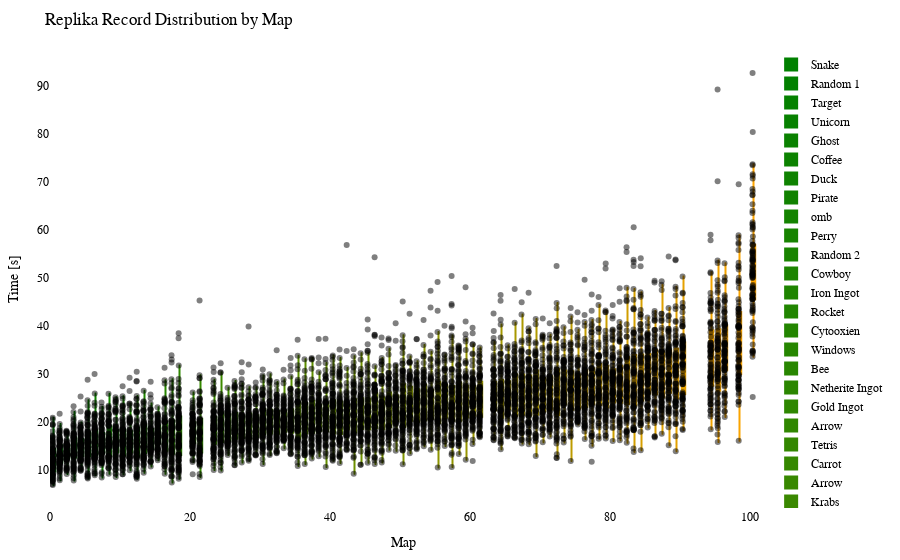

The notebook cell this image was saved under:
### Code cell
import plotly.graph_objects as go
import plotly.io as pio
from matplotlib.colors import LinearSegmentedColormap, to_hex

df = getRecordsDataframe(minigame="Replika")

# sort df columns by mean value 
df = df.reindex(df.mean().sort_values().index, axis=1)

# drop sum column
df = df.drop(columns=["Sum"])

# replace 25 with NaN
df = df.replace(25, np.nan)

# remove "ms " from column names
df.columns = df.columns.str.replace('ms ', '')

# Exclude the first column (assuming it's the column you don't want to include)
df_to_html = df.iloc[:, 1:]

# Calculate the offset for centering the data points
num_columns = len(df_to_html.columns)
offset = 0.5

# Create a green to orange gradient
cmap = LinearSegmentedColormap.from_list("green_orange", ["green", "orange"])
colors = [to_hex(cmap(i / (num_columns - 1))) for i in range(num_columns)]

# Create a Swarm plot using Plotly
fig = go.Figure()

for i, (column, color) in enumerate(zip(df_to_html.columns, colors)):
    x_values = [i + offset] * len(df_to_html[column])  # Adjust x-values with offset for horizontal centering
    fig.add_trace(go.Box(x=x_values,
                         y=df_to_html[column],
                         name=column,
                         boxpoints='all',
                         pointpos=-0.5,  # Adjust point position to prevent overlapping
                         marker=dict(color='rgba(0,0,0,0.5)', size=6),  # Adjust marker color and size
                         line=dict(color=color),
                         fillcolor=color,
                         hovertext=df_to_html.index,
                         hoverinfo='name+text+y',
                         showlegend=True))

fig.update_layout(title="Replika Record Distribution by Map",
                  xaxis=dict(title="Map"),
                  yaxis=dict(title="Time [s]"),
                  showlegend=True,
                  font=dict(family="Arial", size=12, color="black"),  # Customize font
                  plot_bgcolor="white",  # Set background color
                  margin=dict(l=50, r=50, t=50, b=50),  # Adjust margins for better layout
                  )

# Show the figure
fig.show()

# Export the plot to an HTML file
pio.write_html(fig, "out/repl_swarm_plot.html")

### Figure 1 — Plotly figure (JSON) as saved in the notebook; plotly's stock layout.template omitted (floating-point values rounded to 4 significant figures; data arrays with more than 128 entries replaced by an {"elided": "..."} marker saying what was removed)
{"data": [{"boxpoints": "all", "fillcolor": "#008000", "hoverinfo": "name+text+y", "hovertext": {"elided": "140 str values"}, "line": {"color": "#008000"}, "marker": {"color": "rgba(0,0,0,0.5)", "size": 6}, "name": "Snake", "pointpos": -0.5, "showlegend": true, "type": "box", "x": {"elided": "140 float values"}, "y": {"elided": "140 float values"}}, {"boxpoints": "all", "fillcolor": "#028000", "hoverinfo": "name+text+y", "hovertext": {"elided": "140 str values"}, "line": {"color": "#028000"}, "marker": {"color": "rgba(0,0,0,0.5)", "size": 6}, "name": "Random 1", "pointpos": -0.5, "showlegend": true, "type": "box", "x": {"elided": "140 float values"}, "y": {"elided": "140 float values"}}, {"boxpoints": "all", "fillcolor": "#058100", "hoverinfo": "name+text+y", "hovertext": {"elided": "140 str values"}, "line": {"color": "#058100"}, "marker": {"color": "rgba(0,0,0,0.5)", "size": 6}, "name": "Target", "pointpos": -0.5, "showlegend": true, "type": "box", "x": {"elided": "140 float values"}, "y": {"elided": "140 float values"}}, {"boxpoints": "all", "fillcolor": "#078100", "hoverinfo": "name+text+y", "hovertext": {"elided": "140 str values"}, "line": {"color": "#078100"}, "marker": {"color": "rgba(0,0,0,0.5)", "size": 6}, "name": "Unicorn", "pointpos": -0.5, "showlegend": true, "type": "box", "x": {"elided": "140 float values"}, "y": {"elided": "140 float values"}}, {"boxpoints": "all", "fillcolor": "#0a8100", "hoverinfo": "name+text+y", "hovertext": {"elided": "140 str values"}, "line": {"color": "#0a8100"}, "marker": {"color": "rgba(0,0,0,0.5)", "size": 6}, "name": "Ghost", "pointpos": -0.5, "showlegend": true, "type": "box", "x": {"elided": "140 float values"}, "y": {"elided": "140 float values"}}, {"boxpoints": "all", "fillcolor": "#0c8200", "hoverinfo": "name+text+y", "hovertext": {"elided": "140 str values"}, "line": {"color": "#0c8200"}, "marker": {"color": "rgba(0,0,0,0.5)", "size": 6}, "name": "Coffee", "pointpos": -0.5, "showlegend": true, "type": "box", "x": {"elided": "140 float values"}, "y": {"elided": "140 float values"}}, {"boxpoints": "all", "fillcolor": "#0f8200", "hoverinfo": "name+text+y", "hovertext": {"elided": "140 str values"}, "line": {"color": "#0f8200"}, "marker": {"color": "rgba(0,0,0,0.5)", "size": 6}, "name": "Duck", "pointpos": -0.5, "showlegend": true, "type": "box", "x": {"elided": "140 float values"}, "y": {"elided": "140 float values"}}, {"boxpoints": "all", "fillcolor": "#118200", "hoverinfo": "name+text+y", "hovertext": {"elided": "140 str values"}, "line": {"color": "#118200"}, "marker": {"color": "rgba(0,0,0,0.5)", "size": 6}, "name": "Pirate", "pointpos": -0.5, "showlegend": true, "type": "box", "x": {"elided": "140 float values"}, "y": {"elided": "140 float values"}}, {"boxpoints": "all", "fillcolor": "#148300", "hoverinfo": "name+text+y", "hovertext": {"elided": "140 str values"}, "line": {"color": "#148300"}, "marker": {"color": "rgba(0,0,0,0.5)", "size": 6}, "name": "omb", "pointpos": -0.5, "showlegend": true, "type": "box", "x": {"elided": "140 float values"}, "y": {"elided": "140 float values"}}, {"boxpoints": "all", "fillcolor": "#178300", "hoverinfo": "name+text+y", "hovertext": {"elided": "140 str values"}, "line": {"color": "#178300"}, "marker": {"color": "rgba(0,0,0,0.5)", "size": 6}, "name": "Perry", "pointpos": -0.5, "showlegend": true, "type": "box", "x": {"elided": "140 float values"}, "y": {"elided": "140 float values"}}, {"boxpoints": "all", "fillcolor": "#198400", "hoverinfo": "name+text+y", "hovertext": {"elided": "140 str values"}, "line": {"color": "#198400"}, "marker": {"color": "rgba(0,0,0,0.5)", "size": 6}, "name": "Random 2", "pointpos": -0.5, "showlegend": true, "type": "box", "x": {"elided": "140 float values"}, "y": {"elided": "140 float values"}}, {"boxpoints": "all", "fillcolor": "#1c8400", "hoverinfo": "name+text+y", "hovertext": {"elided": "140 str values"}, "line": {"color": "#1c8400"}, "marker": {"color": "rgba(0,0,0,0.5)", "size": 6}, "name": "Cowboy", "pointpos": -0.5, "showlegend": true, "type": "box", "x": {"elided": "140 float values"}, "y": {"elided": "140 float values"}}, {"boxpoints": "all", "fillcolor": "#1e8400", "hoverinfo": "name+text+y", "hovertext": {"elided": "140 str values"}, "line": {"color": "#1e8400"}, "marker": {"color": "rgba(0,0,0,0.5)", "size": 6}, "name": "Iron Ingot", "pointpos": -0.5, "showlegend": true, "type": "box", "x": {"elided": "140 float values"}, "y": {"elided": "140 float values"}}, {"boxpoints": "all", "fillcolor": "#218500", "hoverinfo": "name+text+y", "hovertext": {"elided": "140 str values"}, "line": {"color": "#218500"}, "marker": {"color": "rgba(0,0,0,0.5)", "size": 6}, "name": "Rocket", "pointpos": -0.5, "showlegend": true, "type": "box", "x": {"elided": "140 float values"}, "y": {"elided": "140 float values"}}, {"boxpoints": "all", "fillcolor": "#238500", "hoverinfo": "name+text+y", "hovertext": {"elided": "140 str values"}, "line": {"color": "#238500"}, "marker": {"color": "rgba(0,0,0,0.5)", "size": 6}, "name": "Cytooxien", "pointpos": -0.5, "showlegend": true, "type": "box", "x": {"elided": "140 float values"}, "y": {"elided": "140 float values"}}, {"boxpoints": "all", "fillcolor": "#268600", "hoverinfo": "name+text+y", "hovertext": {"elided": "140 str values"}, "line": {"color": "#268600"}, "marker": {"color": "rgba(0,0,0,0.5)", "size": 6}, "name": "Windows", "pointpos": -0.5, "showlegend": true, "type": "box", "x": {"elided": "140 float values"}, "y": {"elided": "140 float values"}}, {"boxpoints": "all", "fillcolor": "#288600", "hoverinfo": "name+text+y", "hovertext": {"elided": "140 str values"}, "line": {"color": "#288600"}, "marker": {"color": "rgba(0,0,0,0.5)", "size": 6}, "name": "Bee", "pointpos": -0.5, "showlegend": true, "type": "box", "x": {"elided": "140 float values"}, "y": {"elided": "140 float values"}}, {"boxpoints": "all", "fillcolor": "#2b8600", "hoverinfo": "name+text+y", "hovertext": {"elided": "140 str values"}, "line": {"color": "#2b8600"}, "marker": {"color": "rgba(0,0,0,0.5)", "size": 6}, "name": "Netherite Ingot", "pointpos": -0.5, "showlegend": true, "type": "box", "x": {"elided": "140 float values"}, "y": {"elided": "140 float values"}}, {"boxpoints": "all", "fillcolor": "#2e8700", "hoverinfo": "name+text+y", "hovertext": {"elided": "140 str values"}, "line": {"color": "#2e8700"}, "marker": {"color": "rgba(0,0,0,0.5)", "size": 6}, "name": "Gold Ingot", "pointpos": -0.5, "showlegend": true, "type": "box", "x": {"elided": "140 float values"}, "y": {"elided": "140 float values"}}, {"boxpoints": "all", "fillcolor": "#308700", "hoverinfo": "name+text+y", "hovertext": {"elided": "140 str values"}, "line": {"color": "#308700"}, "marker": {"color": "rgba(0,0,0,0.5)", "size": 6}, "name": "Arrow", "pointpos": -0.5, "showlegend": true, "type": "box", "x": {"elided": "140 float values"}, "y": {"elided": "140x2 float values"}}, {"boxpoints": "all", "fillcolor": "#338700", "hoverinfo": "name+text+y", "hovertext": {"elided": "140 str values"}, "line": {"color": "#338700"}, "marker": {"color": "rgba(0,0,0,0.5)", "size": 6}, "name": "Tetris", "pointpos": -0.5, "showlegend": true, "type": "box", "x": {"elided": "140 float values"}, "y": {"elided": "140 float values"}}, {"boxpoints": "all", "fillcolor": "#358800", "hoverinfo": "name+text+y", "hovertext": {"elided": "140 str values"}, "line": {"color": "#358800"}, "marker": {"color": "rgba(0,0,0,0.5)", "size": 6}, "name": "Carrot", "pointpos": -0.5, "showlegend": true, "type": "box", "x": {"elided": "140 float values"}, "y": {"elided": "140 float values"}}, {"boxpoints": "all", "fillcolor": "#388800", "hoverinfo": "name+text+y", "hovertext": {"elided": "140 str values"}, "line": {"color": "#388800"}, "marker": {"color": "rgba(0,0,0,0.5)", "size": 6}, "name": "Arrow", "pointpos": -0.5, "showlegend": true, "type": "box", "x": {"elided": "140 float values"}, "y": {"elided": "140x2 float values"}}, {"boxpoints": "all", "fillcolor": "#3a8800", "hoverinfo": "name+text+y", "hovertext": {"elided": "140 str values"}, "line": {"color": "#3a8800"}, "marker": {"color": "rgba(0,0,0,0.5)", "size": 6}, "name": "Krabs", "pointpos": -0.5, "showlegend": true, "type": "box", "x": {"elided": "140 float values"}, "y": {"elided": "140 float values"}}, {"boxpoints": "all", "fillcolor": "#3d8900", "hoverinfo": "name+text+y", "hovertext": {"elided": "140 str values"}, "line": {"color": "#3d8900"}, "marker": {"color": "rgba(0,0,0,0.5)", "size": 6}, "name": "Poppy", "pointpos": -0.5, "showlegend": true, "type": "box", "x": {"elided": "140 float values"}, "y": {"elided": "140 float values"}}, {"boxpoints": "all", "fillcolor": "#408900", "hoverinfo": "name+text+y", "hovertext": {"elided": "140 str values"}, "line": {"color": "#408900"}, "marker": {"color": "rgba(0,0,0,0.5)", "size": 6}, "name": "Cookie", "pointpos": -0.5, "showlegend": true, "type": "box", "x": {"elided": "140 float values"}, "y": {"elided": "140 float values"}}, {"boxpoints": "all", "fillcolor": "#428a00", "hoverinfo": "name+text+y", "hovertext": {"elided": "140 str values"}, "line": {"color": "#428a00"}, "marker": {"color": "rgba(0,0,0,0.5)", "size": 6}, "name": "Pacman Ghost", "pointpos": -0.5, "showlegend": true, "type": "box", "x": {"elided": "140 float values"}, "y": {"elided": "140 float values"}}, {"boxpoints": "all", "fillcolor": "#458a00", "hoverinfo": "name+text+y", "hovertext": {"elided": "140 str values"}, "line": {"color": "#458a00"}, "marker": {"color": "rgba(0,0,0,0.5)", "size": 6}, "name": "Water Temple", "pointpos": -0.5, "showlegend": true, "type": "box", "x": {"elided": "140 float values"}, "y": {"elided": "140 float values"}}, {"boxpoints": "all", "fillcolor": "#478a00", "hoverinfo": "name+text+y", "hovertext": {"elided": "140 str values"}, "line": {"color": "#478a00"}, "marker": {"color": "rgba(0,0,0,0.5)", "size": 6}, "name": "Koopa", "pointpos": -0.5, "showlegend": true, "type": "box", "x": {"elided": "140 float values"}, "y": {"elided": "140 float values"}}, {"boxpoints": "all", "fillcolor": "#4a8b00", "hoverinfo": "name+text+y", "hovertext": {"elided": "140 str values"}, "line": {"color": "#4a8b00"}, "marker": {"color": "rgba(0,0,0,0.5)", "size": 6}, "name": "Twitch", "pointpos": -0.5, "showlegend": true, "type": "box", "x": {"elided": "140 float values"}, "y": {"elided": "140 float values"}}, {"boxpoints": "all", "fillcolor": "#4c8b00", "hoverinfo": "name+text+y", "hovertext": {"elided": "140 str values"}, "line": {"color": "#4c8b00"}, "marker": {"color": "rgba(0,0,0,0.5)", "size": 6}, "name": "Mario", "pointpos": -0.5, "showlegend": true, "type": "box", "x": {"elided": "140 float values"}, "y": {"elided": "140 float values"}}, {"boxpoints": "all", "fillcolor": "#4f8b00", "hoverinfo": "name+text+y", "hovertext": {"elided": "140 str values"}, "line": {"color": "#4f8b00"}, "marker": {"color": "rgba(0,0,0,0.5)", "size": 6}, "name": "Poke Ball", "pointpos": -0.5, "showlegend": true, "type": "box", "x": {"elided": "140 float values"}, "y": {"elided": "140 float values"}}, {"boxpoints": "all", "fillcolor": "#518c00", "hoverinfo": "name+text+y", "hovertext": {"elided": "140 str values"}, "line": {"color": "#518c00"}, "marker": {"color": "rgba(0,0,0,0.5)", "size": 6}, "name": "Controller", "pointpos": -0.5, "showlegend": true, "type": "box", "x": {"elided": "140 float values"}, "y": {"elided": "140 float values"}}, {"boxpoints": "all", "fillcolor": "#548c00", "hoverinfo": "name+text+y", "hovertext": {"elided": "140 str values"}, "line": {"color": "#548c00"}, "marker": {"color": "rgba(0,0,0,0.5)", "size": 6}, "name": "Camera", "pointpos": -0.5, "showlegend": true, "type": "box", "x": {"elided": "140 float values"}, "y": {"elided": "140 float values"}}, {"boxpoints": "all", "fillcolor": "#578d00", "hoverinfo": "name+text+y", "hovertext": {"elided": "140 str values"}, "line": {"color": "#578d00"}, "marker": {"color": "rgba(0,0,0,0.5)", "size": 6}, "name": "Diskette", "pointpos": -0.5, "showlegend": true, "type": "box", "x": {"elided": "140 float values"}, "y": {"elided": "140 float values"}}, {"boxpoints": "all", "fillcolor": "#598d00", "hoverinfo": "name+text+y", "hovertext": {"elided": "140 str values"}, "line": {"color": "#598d00"}, "marker": {"color": "rgba(0,0,0,0.5)", "size": 6}, "name": "House", "pointpos": -0.5, "showlegend": true, "type": "box", "x": {"elided": "140 float values"}, "y": {"elided": "140 float values"}}, {"boxpoints": "all", "fillcolor": "#5c8d00", "hoverinfo": "name+text+y", "hovertext": {"elided": "140 str values"}, "line": {"color": "#5c8d00"}, "marker": {"color": "rgba(0,0,0,0.5)", "size": 6}, "name": "Caterpie", "pointpos": -0.5, "showlegend": true, "type": "box", "x": {"elided": "140 float values"}, "y": {"elided": "140 float values"}}, {"boxpoints": "all", "fillcolor": "#5e8e00", "hoverinfo": "name+text+y", "hovertext": {"elided": "140 str values"}, "line": {"color": "#5e8e00"}, "marker": {"color": "rgba(0,0,0,0.5)", "size": 6}, "name": "YouTube", "pointpos": -0.5, "showlegend": true, "type": "box", "x": {"elided": "140 float values"}, "y": {"elided": "140 float values"}}, {"boxpoints": "all", "fillcolor": "#618e00", "hoverinfo": "name+text+y", "hovertext": {"elided": "140 str values"}, "line": {"color": "#618e00"}, "marker": {"color": "rgba(0,0,0,0.5)", "size": 6}, "name": "Parrot", "pointpos": -0.5, "showlegend": true, "type": "box", "x": {"elided": "140 float values"}, "y": {"elided": "140 float values"}}, {"boxpoints": "all", "fillcolor": "#638e00", "hoverinfo": "name+text+y", "hovertext": {"elided": "140 str values"}, "line": {"color": "#638e00"}, "marker": {"color": "rgba(0,0,0,0.5)", "size": 6}, "name": "Baby Yoda", "pointpos": -0.5, "showlegend": true, "type": "box", "x": {"elided": "140 float values"}, "y": {"elided": "140 float values"}}, {"boxpoints": "all", "fillcolor": "#668f00", "hoverinfo": "name+text+y", "hovertext": {"elided": "140 str values"}, "line": {"color": "#668f00"}, "marker": {"color": "rgba(0,0,0,0.5)", "size": 6}, "name": "Chicken", "pointpos": -0.5, "showlegend": true, "type": "box", "x": {"elided": "140 float values"}, "y": {"elided": "140 float values"}}, {"boxpoints": "all", "fillcolor": "#688f00", "hoverinfo": "name+text+y", "hovertext": {"elided": "140 str values"}, "line": {"color": "#688f00"}, "marker": {"color": "rgba(0,0,0,0.5)", "size": 6}, "name": "Sonic", "pointpos": -0.5, "showlegend": true, "type": "box", "x": {"elided": "140 float values"}, "y": {"elided": "140 float values"}}, {"boxpoints": "all", "fillcolor": "#6b9000", "hoverinfo": "name+text+y", "hovertext": {"elided": "140 str values"}, "line": {"color": "#6b9000"}, "marker": {"color": "rgba(0,0,0,0.5)", "size": 6}, "name": "Twitter", "pointpos": -0.5, "showlegend": true, "type": "box", "x": {"elided": "140 float values"}, "y": {"elided": "140 float values"}}, {"boxpoints": "all", "fillcolor": "#6e9000", "hoverinfo": "name+text+y", "hovertext": {"elided": "140 str values"}, "line": {"color": "#6e9000"}, "marker": {"color": "rgba(0,0,0,0.5)", "size": 6}, "name": "Excavator", "pointpos": -0.5, "showlegend": true, "type": "box", "x": {"elided": "140 float values"}, "y": {"elided": "140 float values"}}, {"boxpoints": "all", "fillcolor": "#709000", "hoverinfo": "name+text+y", "hovertext": {"elided": "140 str values"}, "line": {"color": "#709000"}, "marker": {"color": "rgba(0,0,0,0.5)", "size": 6}, "name": "Fox", "pointpos": -0.5, "showlegend": true, "type": "box", "x": {"elided": "140 float values"}, "y": {"elided": "140 float values"}}, {"boxpoints": "all", "fillcolor": "#739100", "hoverinfo": "name+text+y", "hovertext": {"elided": "140 str values"}, "line": {"color": "#739100"}, "marker": {"color": "rgba(0,0,0,0.5)", "size": 6}, "name": "Frog", "pointpos": -0.5, "showlegend": true, "type": "box", "x": {"elided": "140 float values"}, "y": {"elided": "140 float values"}}, {"boxpoints": "all", "fillcolor": "#759100", "hoverinfo": "name+text+y", "hovertext": {"elided": "140 str values"}, "line": {"color": "#759100"}, "marker": {"color": "rgba(0,0,0,0.5)", "size": 6}, "name": "Egg", "pointpos": -0.5, "showlegend": true, "type": "box", "x": {"elided": "140 float values"}, "y": {"elided": "140 float values"}}, {"boxpoints": "all", "fillcolor": "#789100", "hoverinfo": "name+text+y", "hovertext": {"elided": "140 str values"}, "line": {"color": "#789100"}, "marker": {"color": "rgba(0,0,0,0.5)", "size": 6}, "name": "of Meat", "pointpos": -0.5, "showlegend": true, "type": "box", "x": {"elided": "140 float values"}, "y": {"elided": "140 float values"}}, {"boxpoints": "all", "fillcolor": "#7a9200", "hoverinfo": "name+text+y", "hovertext": {"elided": "140 str values"}, "line": {"color": "#7a9200"}, "marker": {"color": "rgba(0,0,0,0.5)", "size": 6}, "name": "Tree", "pointpos": -0.5, "showlegend": true, "type": "box", "x": {"elided": "140 float values"}, "y": {"elided": "140 float values"}}, {"boxpoints": "all", "fillcolor": "#7d9200", "hoverinfo": "name+text+y", "hovertext": {"elided": "140 str values"}, "line": {"color": "#7d9200"}, "marker": {"color": "rgba(0,0,0,0.5)", "size": 6}, "name": "Thinking 2", "pointpos": -0.5, "showlegend": true, "type": "box", "x": {"elided": "140 float values"}, "y": {"elided": "140 float values"}}, {"boxpoints": "all", "fillcolor": "#809300", "hoverinfo": "name+text+y", "hovertext": {"elided": "140 str values"}, "line": {"color": "#809300"}, "marker": {"color": "rgba(0,0,0,0.5)", "size": 6}, "name": "The Sea", "pointpos": -0.5, "showlegend": true, "type": "box", "x": {"elided": "140 float values"}, "y": {"elided": "140 float values"}}, {"boxpoints": "all", "fillcolor": "#829300", "hoverinfo": "name+text+y", "hovertext": {"elided": "140 str values"}, "line": {"color": "#829300"}, "marker": {"color": "rgba(0,0,0,0.5)", "size": 6}, "name": "ppHop 2", "pointpos": -0.5, "showlegend": true, "type": "box", "x": {"elided": "140 float values"}, "y": {"elided": "140 float values"}}, {"boxpoints": "all", "fillcolor": "#859300", "hoverinfo": "name+text+y", "hovertext": {"elided": "140 str values"}, "line": {"color": "#859300"}, "marker": {"color": "rgba(0,0,0,0.5)", "size": 6}, "name": "Thinking", "pointpos": -0.5, "showlegend": true, "type": "box", "x": {"elided": "140 float values"}, "y": {"elided": "140 float values"}}, {"boxpoints": "all", "fillcolor": "#879400", "hoverinfo": "name+text+y", "hovertext": {"elided": "140 str values"}, "line": {"color": "#879400"}, "marker": {"color": "rgba(0,0,0,0.5)", "size": 6}, "name": "Heart", "pointpos": -0.5, "showlegend": true, "type": "box", "x": {"elided": "140 float values"}, "y": {"elided": "140 float values"}}, {"boxpoints": "all", "fillcolor": "#8a9400", "hoverinfo": "name+text+y", "hovertext": {"elided": "140 str values"}, "line": {"color": "#8a9400"}, "marker": {"color": "rgba(0,0,0,0.5)", "size": 6}, "name": "Up", "pointpos": -0.5, "showlegend": true, "type": "box", "x": {"elided": "140 float values"}, "y": {"elided": "140 float values"}}, {"boxpoints": "all", "fillcolor": "#8c9400", "hoverinfo": "name+text+y", "hovertext": {"elided": "140 str values"}, "line": {"color": "#8c9400"}, "marker": {"color": "rgba(0,0,0,0.5)", "size": 6}, "name": "Sheep", "pointpos": -0.5, "showlegend": true, "type": "box", "x": {"elided": "140 float values"}, "y": {"elided": "140 float values"}}, {"boxpoints": "all", "fillcolor": "#8f9500", "hoverinfo": "name+text+y", "hovertext": {"elided": "140 str values"}, "line": {"color": "#8f9500"}, "marker": {"color": "rgba(0,0,0,0.5)", "size": 6}, "name": "Skeleton", "pointpos": -0.5, "showlegend": true, "type": "box", "x": {"elided": "140 float values"}, "y": {"elided": "140 float values"}}, {"boxpoints": "all", "fillcolor": "#919500", "hoverinfo": "name+text+y", "hovertext": {"elided": "140 str values"}, "line": {"color": "#919500"}, "marker": {"color": "rgba(0,0,0,0.5)", "size": 6}, "name": "Pizza", "pointpos": -0.5, "showlegend": true, "type": "box", "x": {"elided": "140 float values"}, "y": {"elided": "140 float values"}}, {"boxpoints": "all", "fillcolor": "#949500", "hoverinfo": "name+text+y", "hovertext": {"elided": "140 str values"}, "line": {"color": "#949500"}, "marker": {"color": "rgba(0,0,0,0.5)", "size": 6}, "name": "French Fries", "pointpos": -0.5, "showlegend": true, "type": "box", "x": {"elided": "140 float values"}, "y": {"elided": "140 float values"}}, {"boxpoints": "all", "fillcolor": "#979600", "hoverinfo": "name+text+y", "hovertext": {"elided": "140 str values"}, "line": {"color": "#979600"}, "marker": {"color": "rgba(0,0,0,0.5)", "size": 6}, "name": "Cherry", "pointpos": -0.5, "showlegend": true, "type": "box", "x": {"elided": "140 float values"}, "y": {"elided": "140 float values"}}, {"boxpoints": "all", "fillcolor": "#999600", "hoverinfo": "name+text+y", "hovertext": {"elided": "140 str values"}, "line": {"color": "#999600"}, "marker": {"color": "rgba(0,0,0,0.5)", "size": 6}, "name": "Mountain", "pointpos": -0.5, "showlegend": true, "type": "box", "x": {"elided": "140 float values"}, "y": {"elided": "140 float values"}}, {"boxpoints": "all", "fillcolor": "#9c9700", "hoverinfo": "name+text+y", "hovertext": {"elided": "140 str values"}, "line": {"color": "#9c9700"}, "marker": {"color": "rgba(0,0,0,0.5)", "size": 6}, "name": "Among Us", "pointpos": -0.5, "showlegend": true, "type": "box", "x": {"elided": "140 float values"}, "y": {"elided": "140 float values"}}, {"boxpoints": "all", "fillcolor": "#9e9700", "hoverinfo": "name+text+y", "hovertext": {"elided": "140 str values"}, "line": {"color": "#9e9700"}, "marker": {"color": "rgba(0,0,0,0.5)", "size": 6}, "name": "Cow", "pointpos": -0.5, "showlegend": true, "type": "box", "x": {"elided": "140 float values"}, "y": {"elided": "140x2 float values"}}, {"boxpoints": "all", "fillcolor": "#a19700", "hoverinfo": "name+text+y", "hovertext": {"elided": "140 str values"}, "line": {"color": "#a19700"}, "marker": {"color": "rgba(0,0,0,0.5)", "size": 6}, "name": "Hourglass", "pointpos": -0.5, "showlegend": true, "type": "box", "x": {"elided": "140 float values"}, "y": {"elided": "140 float values"}}, {"boxpoints": "all", "fillcolor": "#a39800", "hoverinfo": "name+text+y", "hovertext": {"elided": "140 str values"}, "line": {"color": "#a39800"}, "marker": {"color": "rgba(0,0,0,0.5)", "size": 6}, "name": "Wizard", "pointpos": -0.5, "showlegend": true, "type": "box", "x": {"elided": "140 float values"}, "y": {"elided": "140 float values"}}, {"boxpoints": "all", "fillcolor": "#a69800", "hoverinfo": "name+text+y", "hovertext": {"elided": "140 str values"}, "line": {"color": "#a69800"}, "marker": {"color": "rgba(0,0,0,0.5)", "size": 6}, "name": "Blue Monster", "pointpos": -0.5, "showlegend": true, "type": "box", "x": {"elided": "140 float values"}, "y": {"elided": "140 float values"}}, {"boxpoints": "all", "fillcolor": "#a89800", "hoverinfo": "name+text+y", "hovertext": {"elided": "140 str values"}, "line": {"color": "#a89800"}, "marker": {"color": "rgba(0,0,0,0.5)", "size": 6}, "name": "Galaxian Alien", "pointpos": -0.5, "showlegend": true, "type": "box", "x": {"elided": "140 float values"}, "y": {"elided": "140 float values"}}, {"boxpoints": "all", "fillcolor": "#ab9900", "hoverinfo": "name+text+y", "hovertext": {"elided": "140 str values"}, "line": {"color": "#ab9900"}, "marker": {"color": "rgba(0,0,0,0.5)", "size": 6}, "name": "Zombie", "pointpos": -0.5, "showlegend": true, "type": "box", "x": {"elided": "140 float values"}, "y": {"elided": "140 float values"}}, {"boxpoints": "all", "fillcolor": "#ae9900", "hoverinfo": "name+text+y", "hovertext": {"elided": "140 str values"}, "line": {"color": "#ae9900"}, "marker": {"color": "rgba(0,0,0,0.5)", "size": 6}, "name": "ppHop 1", "pointpos": -0.5, "showlegend": true, "type": "box", "x": {"elided": "140 float values"}, "y": {"elided": "140 float values"}}, {"boxpoints": "all", "fillcolor": "#b09a00", "hoverinfo": "name+text+y", "hovertext": {"elided": "140 str values"}, "line": {"color": "#b09a00"}, "marker": {"color": "rgba(0,0,0,0.5)", "size": 6}, "name": "Eevee", "pointpos": -0.5, "showlegend": true, "type": "box", "x": {"elided": "140 float values"}, "y": {"elided": "140 float values"}}, {"boxpoints": "all", "fillcolor": "#b39a00", "hoverinfo": "name+text+y", "hovertext": {"elided": "140 str values"}, "line": {"color": "#b39a00"}, "marker": {"color": "rgba(0,0,0,0.5)", "size": 6}, "name": "Spider", "pointpos": -0.5, "showlegend": true, "type": "box", "x": {"elided": "140 float values"}, "y": {"elided": "140 float values"}}, {"boxpoints": "all", "fillcolor": "#b59a00", "hoverinfo": "name+text+y", "hovertext": {"elided": "140 str values"}, "line": {"color": "#b59a00"}, "marker": {"color": "rgba(0,0,0,0.5)", "size": 6}, "name": "Turtle", "pointpos": -0.5, "showlegend": true, "type": "box", "x": {"elided": "140 float values"}, "y": {"elided": "140 float values"}}, {"boxpoints": "all", "fillcolor": "#b89b00", "hoverinfo": "name+text+y", "hovertext": {"elided": "140 str values"}, "line": {"color": "#b89b00"}, "marker": {"color": "rgba(0,0,0,0.5)", "size": 6}, "name": "Penguin", "pointpos": -0.5, "showlegend": true, "type": "box", "x": {"elided": "140 float values"}, "y": {"elided": "140 float values"}}, {"boxpoints": "all", "fillcolor": "#ba9b00", "hoverinfo": "name+text+y", "hovertext": {"elided": "140 str values"}, "line": {"color": "#ba9b00"}, "marker": {"color": "rgba(0,0,0,0.5)", "size": 6}, "name": "Slime", "pointpos": -0.5, "showlegend": true, "type": "box", "x": {"elided": "140 float values"}, "y": {"elided": "140 float values"}}, {"boxpoints": "all", "fillcolor": "#bd9b00", "hoverinfo": "name+text+y", "hovertext": {"elided": "140 str values"}, "line": {"color": "#bd9b00"}, "marker": {"color": "rgba(0,0,0,0.5)", "size": 6}, "name": "Mouse", "pointpos": -0.5, "showlegend": true, "type": "box", "x": {"elided": "140 float values"}, "y": {"elided": "140 float values"}}, {"boxpoints": "all", "fillcolor": "#c09c00", "hoverinfo": "name+text+y", "hovertext": {"elided": "140 str values"}, "line": {"color": "#c09c00"}, "marker": {"color": "rgba(0,0,0,0.5)", "size": 6}, "name": "Instagram", "pointpos": -0.5, "showlegend": true, "type": "box", "x": {"elided": "140 float values"}, "y": {"elided": "140 float values"}}, {"boxpoints": "all", "fillcolor": "#c29c00", "hoverinfo": "name+text+y", "hovertext": {"elided": "140 str values"}, "line": {"color": "#c29c00"}, "marker": {"color": "rgba(0,0,0,0.5)", "size": 6}, "name": "muss los", "pointpos": -0.5, "showlegend": true, "type": "box", "x": {"elided": "140 float values"}, "y": {"elided": "140 float values"}}, {"boxpoints": "all", "fillcolor": "#c59d00", "hoverinfo": "name+text+y", "hovertext": {"elided": "140 str values"}, "line": {"color": "#c59d00"}, "marker": {"color": "rgba(0,0,0,0.5)", "size": 6}, "name": "Skeleton Skull", "pointpos": -0.5, "showlegend": true, "type": "box", "x": {"elided": "140 float values"}, "y": {"elided": "140 float values"}}, {"boxpoints": "all", "fillcolor": "#c79d00", "hoverinfo": "name+text+y", "hovertext": {"elided": "140 str values"}, "line": {"color": "#c79d00"}, "marker": {"color": "rgba(0,0,0,0.5)", "size": 6}, "name": "Cake", "pointpos": -0.5, "showlegend": true, "type": "box", "x": {"elided": "140 float values"}, "y": {"elided": "140 float values"}}, {"boxpoints": "all", "fillcolor": "#ca9d00", "hoverinfo": "name+text+y", "hovertext": {"elided": "140 str values"}, "line": {"color": "#ca9d00"}, "marker": {"color": "rgba(0,0,0,0.5)", "size": 6}, "name": "Blinky", "pointpos": -0.5, "showlegend": true, "type": "box", "x": {"elided": "140 float values"}, "y": {"elided": "140 float values"}}, {"boxpoints": "all", "fillcolor": "#cc9e00", "hoverinfo": "name+text+y", "hovertext": {"elided": "140 str values"}, "line": {"color": "#cc9e00"}, "marker": {"color": "rgba(0,0,0,0.5)", "size": 6}, "name": "Charizard", "pointpos": -0.5, "showlegend": true, "type": "box", "x": {"elided": "140 float values"}, "y": {"elided": "140 float values"}}, {"boxpoints": "all", "fillcolor": "#cf9e00", "hoverinfo": "name+text+y", "hovertext": {"elided": "140 str values"}, "line": {"color": "#cf9e00"}, "marker": {"color": "rgba(0,0,0,0.5)", "size": 6}, "name": "Globe", "pointpos": -0.5, "showlegend": true, "type": "box", "x": {"elided": "140 float values"}, "y": {"elided": "140 float values"}}, {"boxpoints": "all", "fillcolor": "#d19e00", "hoverinfo": "name+text+y", "hovertext": {"elided": "140 str values"}, "line": {"color": "#d19e00"}, "marker": {"color": "rgba(0,0,0,0.5)", "size": 6}, "name": "Princess", "pointpos": -0.5, "showlegend": true, "type": "box", "x": {"elided": "140 float values"}, "y": {"elided": "140 float values"}}, {"boxpoints": "all", "fillcolor": "#d49f00", "hoverinfo": "name+text+y", "hovertext": {"elided": "140 str values"}, "line": {"color": "#d49f00"}, "marker": {"color": "rgba(0,0,0,0.5)", "size": 6}, "name": "Apple", "pointpos": -0.5, "showlegend": true, "type": "box", "x": {"elided": "140 float values"}, "y": {"elided": "140 float values"}}, {"boxpoints": "all", "fillcolor": "#d79f00", "hoverinfo": "name+text+y", "hovertext": {"elided": "140 str values"}, "line": {"color": "#d79f00"}, "marker": {"color": "rgba(0,0,0,0.5)", "size": 6}, "name": "Kitty", "pointpos": -0.5, "showlegend": true, "type": "box", "x": {"elided": "140 float values"}, "y": {"elided": "140 float values"}}, {"boxpoints": "all", "fillcolor": "#d99f00", "hoverinfo": "name+text+y", "hovertext": {"elided": "140 str values"}, "line": {"color": "#d99f00"}, "marker": {"color": "rgba(0,0,0,0.5)", "size": 6}, "name": "TNT", "pointpos": -0.5, "showlegend": true, "type": "box", "x": {"elided": "140 float values"}, "y": {"elided": "140 float values"}}, {"boxpoints": "all", "fillcolor": "#dca000", "hoverinfo": "name+text+y", "hovertext": {"elided": "140 str values"}, "line": {"color": "#dca000"}, "marker": {"color": "rgba(0,0,0,0.5)", "size": 6}, "name": "Smurf", "pointpos": -0.5, "showlegend": true, "type": "box", "x": {"elided": "140 float values"}, "y": {"elided": "140 float values"}}, {"boxpoints": "all", "fillcolor": "#dea000", "hoverinfo": "name+text+y", "hovertext": {"elided": "140 str values"}, "line": {"color": "#dea000"}, "marker": {"color": "rgba(0,0,0,0.5)", "size": 6}, "name": "Mooshroom", "pointpos": -0.5, "showlegend": true, "type": "box", "x": {"elided": "140 float values"}, "y": {"elided": "140 float values"}}, {"boxpoints": "all", "fillcolor": "#e1a100", "hoverinfo": "name+text+y", "hovertext": {"elided": "140 str values"}, "line": {"color": "#e1a100"}, "marker": {"color": "rgba(0,0,0,0.5)", "size": 6}, "name": "Robin Hood", "pointpos": -0.5, "showlegend": true, "type": "box", "x": {"elided": "140 float values"}, "y": {"elided": "140 float values"}}, {"boxpoints": "all", "fillcolor": "#e3a100", "hoverinfo": "name+text+y", "hovertext": {"elided": "140 str values"}, "line": {"color": "#e3a100"}, "marker": {"color": "rgba(0,0,0,0.5)", "size": 6}, "name": "Toad", "pointpos": -0.5, "showlegend": true, "type": "box", "x": {"elided": "140 float values"}, "y": {"elided": "140 float values"}}, {"boxpoints": "all", "fillcolor": "#e6a100", "hoverinfo": "name+text+y", "hovertext": {"elided": "140 str values"}, "line": {"color": "#e6a100"}, "marker": {"color": "rgba(0,0,0,0.5)", "size": 6}, "name": "Guardian", "pointpos": -0.5, "showlegend": true, "type": "box", "x": {"elided": "140 float values"}, "y": {"elided": "140 float values"}}, {"boxpoints": "all", "fillcolor": "#e8a200", "hoverinfo": "name+text+y", "hovertext": {"elided": "140 str values"}, "line": {"color": "#e8a200"}, "marker": {"color": "rgba(0,0,0,0.5)", "size": 6}, "name": "Doge", "pointpos": -0.5, "showlegend": true, "type": "box", "x": {"elided": "140 float values"}, "y": {"elided": "140x2 float values"}}, {"boxpoints": "all", "fillcolor": "#eba200", "hoverinfo": "name+text+y", "hovertext": {"elided": "140 str values"}, "line": {"color": "#eba200"}, "marker": {"color": "rgba(0,0,0,0.5)", "size": 6}, "name": "Cow", "pointpos": -0.5, "showlegend": true, "type": "box", "x": {"elided": "140 float values"}, "y": {"elided": "140x2 float values"}}, {"boxpoints": "all", "fillcolor": "#eea300", "hoverinfo": "name+text+y", "hovertext": {"elided": "140 str values"}, "line": {"color": "#eea300"}, "marker": {"color": "rgba(0,0,0,0.5)", "size": 6}, "name": "Doge", "pointpos": -0.5, "showlegend": true, "type": "box", "x": {"elided": "140 float values"}, "y": {"elided": "140x2 float values"}}, {"boxpoints": "all", "fillcolor": "#f0a300", "hoverinfo": "name+text+y", "hovertext": {"elided": "140 str values"}, "line": {"color": "#f0a300"}, "marker": {"color": "rgba(0,0,0,0.5)", "size": 6}, "name": "Kirby", "pointpos": -0.5, "showlegend": true, "type": "box", "x": {"elided": "140 float values"}, "y": {"elided": "140 float values"}}, {"boxpoints": "all", "fillcolor": "#f3a300", "hoverinfo": "name+text+y", "hovertext": {"elided": "140 str values"}, "line": {"color": "#f3a300"}, "marker": {"color": "rgba(0,0,0,0.5)", "size": 6}, "name": "Ender Pearl", "pointpos": -0.5, "showlegend": true, "type": "box", "x": {"elided": "140 float values"}, "y": {"elided": "140 float values"}}, {"boxpoints": "all", "fillcolor": "#f5a400", "hoverinfo": "name+text+y", "hovertext": {"elided": "140 str values"}, "line": {"color": "#f5a400"}, "marker": {"color": "rgba(0,0,0,0.5)", "size": 6}, "name": "Piranha Plant", "pointpos": -0.5, "showlegend": true, "type": "box", "x": {"elided": "140 float values"}, "y": {"elided": "140 float values"}}, {"boxpoints": "all", "fillcolor": "#f8a400", "hoverinfo": "name+text+y", "hovertext": {"elided": "140 str values"}, "line": {"color": "#f8a400"}, "marker": {"color": "rgba(0,0,0,0.5)", "size": 6}, "name": "Deadpool", "pointpos": -0.5, "showlegend": true, "type": "box", "x": {"elided": "140 float values"}, "y": {"elided": "140x2 float values"}}, {"boxpoints": "all", "fillcolor": "#faa400", "hoverinfo": "name+text+y", "hovertext": {"elided": "140 str values"}, "line": {"color": "#faa400"}, "marker": {"color": "rgba(0,0,0,0.5)", "size": 6}, "name": "Pikachu", "pointpos": -0.5, "showlegend": true, "type": "box", "x": {"elided": "140 float values"}, "y": {"elided": "140 float values"}}, {"boxpoints": "all", "fillcolor": "#fda500", "hoverinfo": "name+text+y", "hovertext": {"elided": "140 str values"}, "line": {"color": "#fda500"}, "marker": {"color": "rgba(0,0,0,0.5)", "size": 6}, "name": "Deadpool", "pointpos": -0.5, "showlegend": true, "type": "box", "x": {"elided": "140 float values"}, "y": {"elided": "140x2 float values"}}, {"boxpoints": "all", "fillcolor": "#ffa500", "hoverinfo": "name+text+y", "hovertext": {"elided": "140 str values"}, "line": {"color": "#ffa500"}, "marker": {"color": "rgba(0,0,0,0.5)", "size": 6}, "name": "Creeper", "pointpos": -0.5, "showlegend": true, "type": "box", "x": {"elided": "140 float values"}, "y": {"elided": "140 float values"}}], "layout": {"font": {"color": "black", "family": "Arial", "size": 12}, "margin": {"b": 50, "l": 50, "r": 50, "t": 50}, "plot_bgcolor": "white", "showlegend": true, "title": {"text": "Replika Record Distribution by Map"}, "xaxis": {"title": {"text": "Map"}}, "yaxis": {"title": {"text": "Time [s]"}}}}
